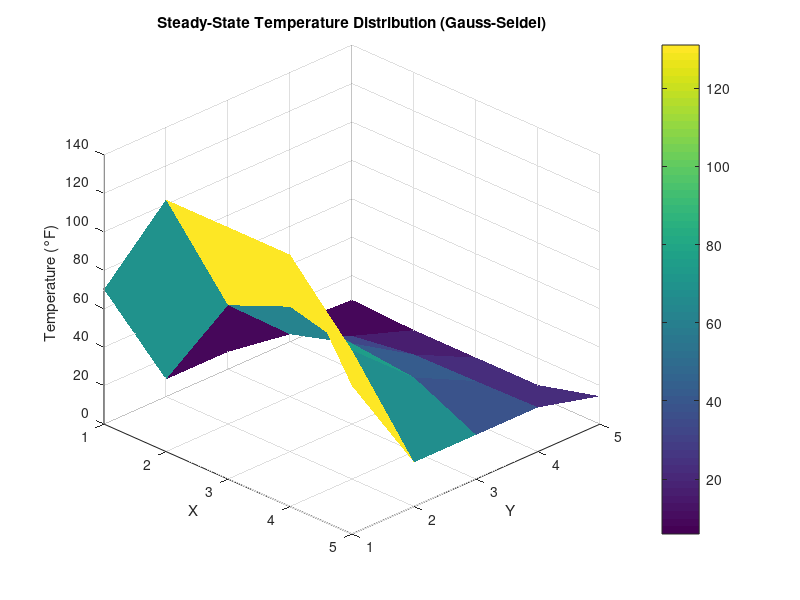

Write the MATLAB code that produced this figure.
clc; clear; close all;

% Grid Size (3x3 interior, so 5x5 including boundaries)
N = 5;

% Boundary Conditions from NIM 13123069
T_top = 131;
T_right = 23;
T_bottom = 6;
T_left = 9;

% Convergence criteria
epsilon_s = 1; % convergence tolerance in %
max_iter = 10000;

% Initialize grid
T = zeros(N, N);

% Apply boundary conditions
T(1, :) = T_top;         % Top side
T(N, :) = T_bottom;      % Bottom side
T(:, 1) = T_left;        % Left side
T(:, N) = T_right;       % Right side

% Fix the corners by averaging overlapping BCs
T(1,1)   = (T_top + T_left) / 2;      % Top-left
T(1,N)   = (T_top + T_right) / 2;     % Top-right
T(N,1)   = (T_bottom + T_left) / 2;   % Bottom-left
T(N,N)   = (T_bottom + T_right) / 2;  % Bottom-right

% Gauss-Seidel Iteration
for iter = 1:max_iter
    max_error = 0;
    for i = 2:N-1
        for j = 2:N-1
            old = T(i,j);
            T(i,j) = 0.25 * (T(i+1,j) + T(i-1,j) + T(i,j+1) + T(i,j-1));
            error = abs((T(i,j) - old)/T(i,j)) * 100;
            if error > max_error
                max_error = error;
            end
        end
    end
    
    if max_error < epsilon_s
        fprintf('Converged in %d iterations with max error = %.4f%%\n', iter, max_error);
        break
    end
end

% Display final 3x3 interior values
disp('Final Temperature at Interior Points (3x3):');
disp(T(2:4, 2:4));

% Optional: Full Grid Display
disp('Full Temperature Grid (5x5):');
disp(T);

% Plotting the result
[X, Y] = meshgrid(1:N, 1:N);
figure;
surf(X, Y, T, 'EdgeColor', 'none');
xlabel('X');
ylabel('Y');
zlabel('Temperature (°F)');
title('Steady-State Temperature Distribution (Gauss-Seidel)');
colorbar;
view(45,30);
